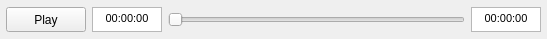
<?xml version="1.0" encoding="UTF-8"?>
<ui version="4.0">
 <class>VideoControl</class>
 <widget class="QWidget" name="VideoControl">
  <property name="geometry">
   <rect>
    <x>0</x>
    <y>0</y>
    <width>547</width>
    <height>39</height>
   </rect>
  </property>
  <property name="sizePolicy">
   <sizepolicy hsizetype="Preferred" vsizetype="Preferred">
    <horstretch>0</horstretch>
    <verstretch>0</verstretch>
   </sizepolicy>
  </property>
  <property name="windowTitle">
   <string>Form</string>
  </property>
  <layout class="QGridLayout" name="gridLayout">
   <property name="leftMargin">
    <number>6</number>
   </property>
   <property name="topMargin">
    <number>6</number>
   </property>
   <property name="rightMargin">
    <number>6</number>
   </property>
   <property name="bottomMargin">
    <number>6</number>
   </property>
   <item row="0" column="0">
    <layout class="QHBoxLayout" name="horizontalLayout">
     <item>
      <widget class="QPushButton" name="playButton">
       <property name="sizePolicy">
        <sizepolicy hsizetype="Maximum" vsizetype="Fixed">
         <horstretch>0</horstretch>
         <verstretch>0</verstretch>
        </sizepolicy>
       </property>
       <property name="minimumSize">
        <size>
         <width>0</width>
         <height>25</height>
        </size>
       </property>
       <property name="maximumSize">
        <size>
         <width>16777215</width>
         <height>16777215</height>
        </size>
       </property>
       <property name="text">
        <string>Play</string>
       </property>
      </widget>
     </item>
     <item>
      <widget class="QTextEdit" name="labelPosition">
       <property name="sizePolicy">
        <sizepolicy hsizetype="Preferred" vsizetype="Fixed">
         <horstretch>0</horstretch>
         <verstretch>0</verstretch>
        </sizepolicy>
       </property>
       <property name="minimumSize">
        <size>
         <width>0</width>
         <height>0</height>
        </size>
       </property>
       <property name="maximumSize">
        <size>
         <width>70</width>
         <height>25</height>
        </size>
       </property>
       <property name="readOnly">
        <bool>true</bool>
       </property>
       <property name="html">
        <string>&lt;!DOCTYPE HTML PUBLIC &quot;-//W3C//DTD HTML 4.0//EN&quot; &quot;http://www.w3.org/TR/REC-html40/strict.dtd&quot;&gt;
&lt;html&gt;&lt;head&gt;&lt;meta name=&quot;qrichtext&quot; content=&quot;1&quot; /&gt;&lt;style type=&quot;text/css&quot;&gt;
p, li { white-space: pre-wrap; }
&lt;/style&gt;&lt;/head&gt;&lt;body style=&quot; font-family:'MS Shell Dlg 2'; font-size:8.25pt; font-weight:400; font-style:normal;&quot;&gt;
&lt;p align=&quot;center&quot; style=&quot; margin-top:0px; margin-bottom:0px; margin-left:0px; margin-right:0px; -qt-block-indent:0; text-indent:0px;&quot;&gt;00:00:00&lt;/p&gt;&lt;/body&gt;&lt;/html&gt;</string>
       </property>
      </widget>
     </item>
     <item>
      <widget class="QSlider" name="positionSlider">
       <property name="sizePolicy">
        <sizepolicy hsizetype="Expanding" vsizetype="Fixed">
         <horstretch>0</horstretch>
         <verstretch>0</verstretch>
        </sizepolicy>
       </property>
       <property name="orientation">
        <enum>Qt::Horizontal</enum>
       </property>
      </widget>
     </item>
     <item>
      <widget class="QTextEdit" name="labelDuration">
       <property name="sizePolicy">
        <sizepolicy hsizetype="Preferred" vsizetype="Fixed">
         <horstretch>0</horstretch>
         <verstretch>0</verstretch>
        </sizepolicy>
       </property>
       <property name="minimumSize">
        <size>
         <width>0</width>
         <height>0</height>
        </size>
       </property>
       <property name="maximumSize">
        <size>
         <width>70</width>
         <height>25</height>
        </size>
       </property>
       <property name="readOnly">
        <bool>true</bool>
       </property>
       <property name="html">
        <string>&lt;!DOCTYPE HTML PUBLIC &quot;-//W3C//DTD HTML 4.0//EN&quot; &quot;http://www.w3.org/TR/REC-html40/strict.dtd&quot;&gt;
&lt;html&gt;&lt;head&gt;&lt;meta name=&quot;qrichtext&quot; content=&quot;1&quot; /&gt;&lt;style type=&quot;text/css&quot;&gt;
p, li { white-space: pre-wrap; }
&lt;/style&gt;&lt;/head&gt;&lt;body style=&quot; font-family:'MS Shell Dlg 2'; font-size:8.25pt; font-weight:400; font-style:normal;&quot;&gt;
&lt;p align=&quot;center&quot; style=&quot; margin-top:0px; margin-bottom:0px; margin-left:0px; margin-right:0px; -qt-block-indent:0; text-indent:0px;&quot;&gt;00:00:00&lt;/p&gt;&lt;/body&gt;&lt;/html&gt;</string>
       </property>
      </widget>
     </item>
    </layout>
   </item>
  </layout>
 </widget>
 <resources/>
 <connections/>
</ui>
